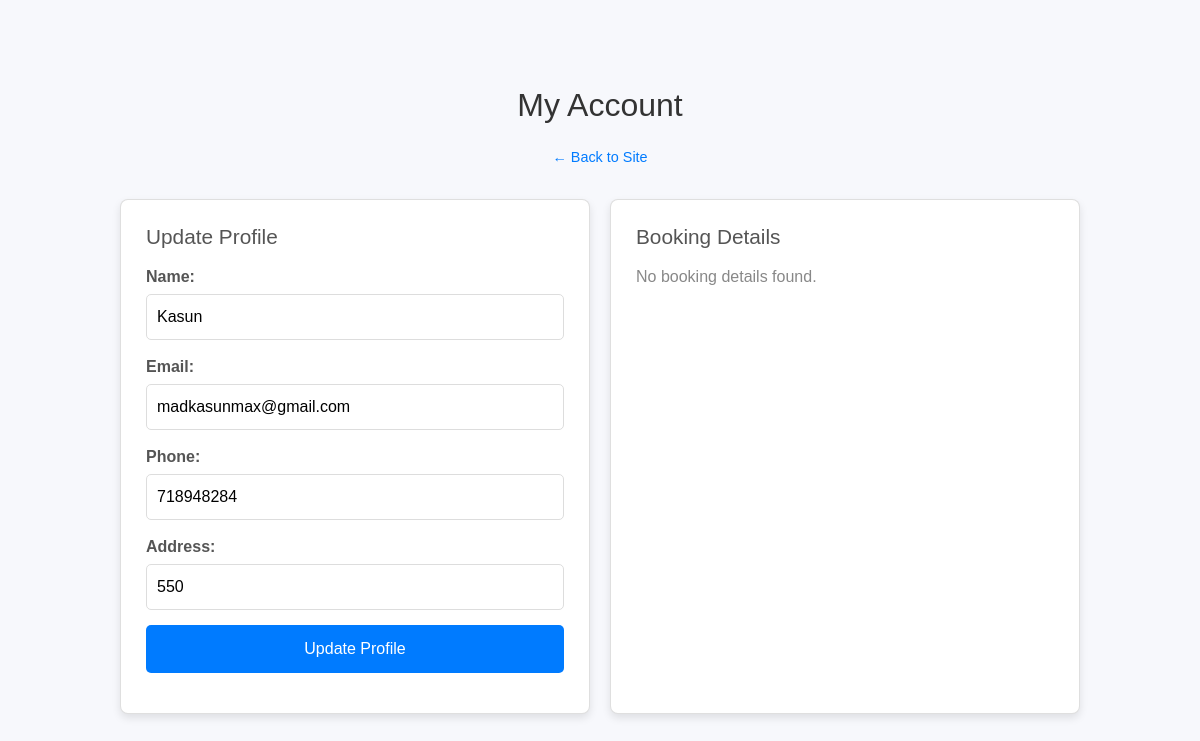
Page /my_account.php (signed in) on the committed database.
### tables this page shows
CREATE TABLE `user` (
  `id` int(11) NOT NULL,
  `name` varchar(100) NOT NULL,
  `email` varchar(100) NOT NULL,
  `address` varchar(100) NOT NULL,
  `phone_no` int(11) NOT NULL,
  `password` varchar(100) NOT NULL,
  `date_of_birth` date NOT NULL,
  `profile_pic` varchar(100) NOT NULL,
  `book_status` int(11) NOT NULL,
  `table_name` varchar(100) NOT NULL
);

### my_account.php (the view, shortened to what this page needs)
<?php
include 'connection.php';
require('inc/links.php');
$user_id = $_SESSION['user_id'];
$user_sql = "SELECT name, email, phone_no, address, book_status, table_name FROM user WHERE id = ?";
$stmt = $conn->prepare($user_sql);
$stmt->bind_param('i', $user_id);
$stmt->execute();
$stmt->bind_result($name, $email, $phone_no, $address, $book_status, $table_name);
$has_booking = false;
?>
<!DOCTYPE html>
<html lang="en">
<head>
</head>
<body>
    <div class="main-container">
        <div class="header">
            <h2>My Account</h2>
            <a href="index.php" class="back-button">&larr; Back to Site</a>
        </div>
        <div class="content">
            <div class="card">
                <h3>Update Profile</h3>
                <form method="POST" action="my_account.php">
                    <div class="form-group">
                        <label>Name:</label>
                        <input type="text" name="name" value="<?php echo htmlspecialchars($name); ?>" required>
                    </div>
                    <div class="form-group">
                        <label>Email:</label>
                        <input type="email" name="email" value="<?php echo htmlspecialchars($email); ?>" required>
                    </div>
                    <div class="form-group">
                        <label>Phone:</label>
                        <input type="text" name="phone" value="<?php echo htmlspecialchars($phone_no); ?>">
                    </div>
                    <div class="form-group">
                        <label>Address:</label>
                        <input type="text" name="address" value="<?php echo htmlspecialchars($address); ?>">
                    </div>
                    <div class="form-group">
                        <button type="submit" name="update_profile">Update Profile</button>
                    </div>
                </form>
            </div>
            <div class="card">
                <h3>Booking Details</h3>
                <?php if ($has_booking): ?>
                    <p><strong>Room Type:</strong> <?php echo htmlspecialchars($room_name); ?></p>
                    <p><strong>Room ID:</strong> <?php echo htmlspecialchars($room_id); ?></p>
                    <p><strong>Booked Date:</strong> <?php echo htmlspecialchars($booked_date); ?></p>
                    <p><strong>Start Date:</strong> <?php echo htmlspecialchars($start_date); ?></p>
                    <p><strong>End Date:</strong> <?php echo htmlspecialchars($end_date); ?></p>
                <?php else: ?>
                    <p class="no-booking">No booking details found.</p>
                <?php endif; ?>
            </div>
        </div>
    </div>
</body>
</html>

### style.css (style rules this page uses)
:root { --teal: #2ec1ac; --teal_hover: #279e8c; }
* { font-family: 'Poppins', sans-serif; }

### my_account.php (style rules this page uses)
* { margin: 0; padding: 0; box-sizing: border-box; font-family: Arial, sans-serif; }
body { background-color: #f7f8fc; display: flex; justify-content: center; align-items: center; min-height: 100vh; color: #333; }
.main-container { max-width: 1000px; width: 100%; padding: 20px; }
.header { text-align: center; margin-bottom: 30px; }
.header h2 { font-size: 2em; color: #333; }
.back-button { display: inline-block; margin-top: 15px; text-decoration: none; color: #007bff; font-size: 0.9em; }
.content { display: flex; gap: 20px; }
.card { background-color: #fff; padding: 25px; border-radius: 8px; box-shadow: 0 4px 8px rgba(0, 0, 0, 0.1); flex: 1; }
.card h3 { margin-bottom: 15px; font-size: 1.3em; color: #555; }
.form-group { margin-bottom: 15px; }
.form-group label { font-weight: bold; display: block; margin-bottom: 5px; color: #555; }
.form-group input { width: 100%; padding: 10px; border: 1px solid #ddd; border-radius: 5px; font-size: 1em; }
.form-group button { width: 100%; padding: 12px; font-size: 1em; background-color: #007bff; color: #fff; border: none; border-radius: 5px; cursor: pointer; }
.no-booking { color: #888; }

### rows in the picture
user: name "Kasun", email "madkasunmax@gmail.com", phone "718948284", address "550"
